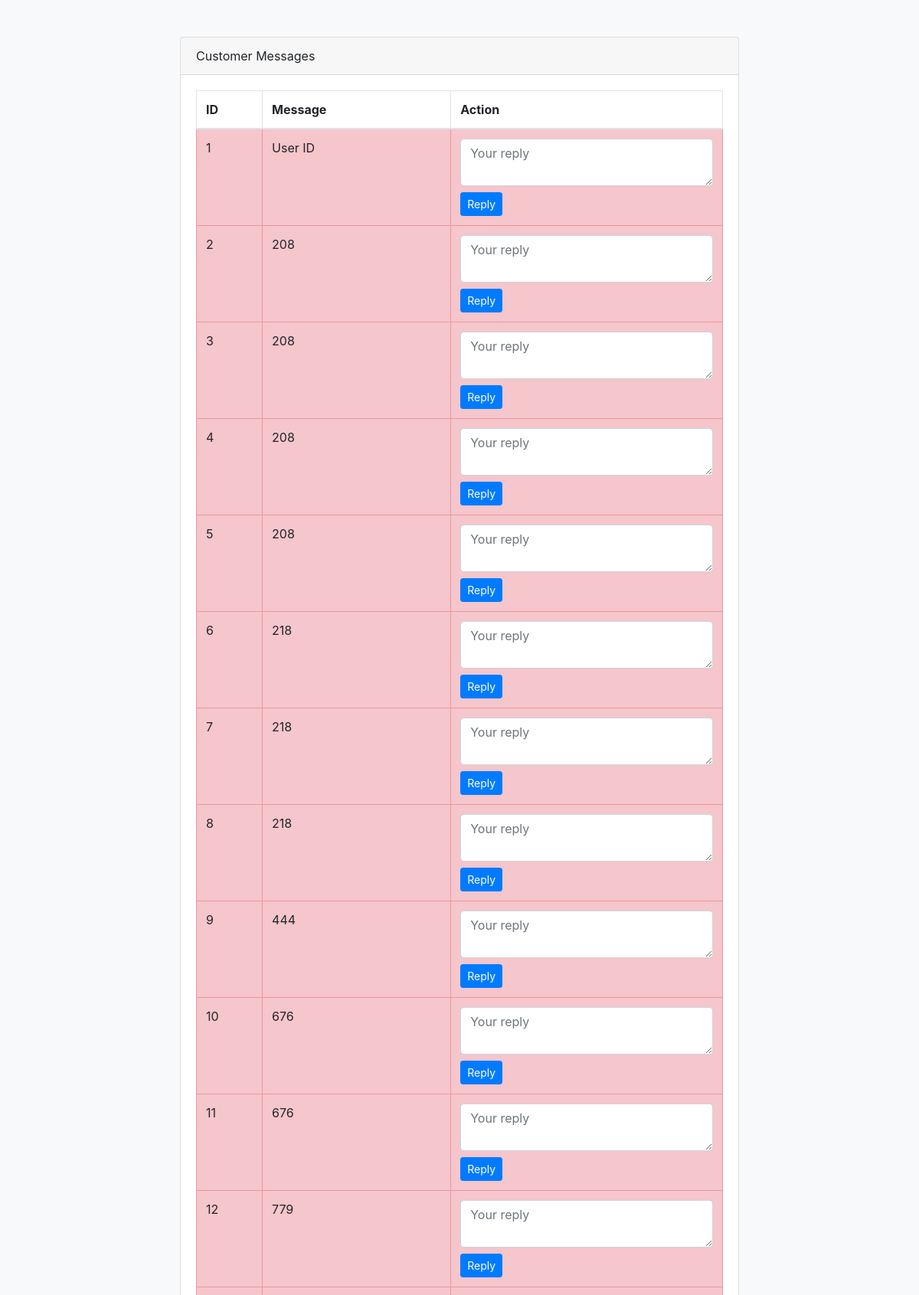
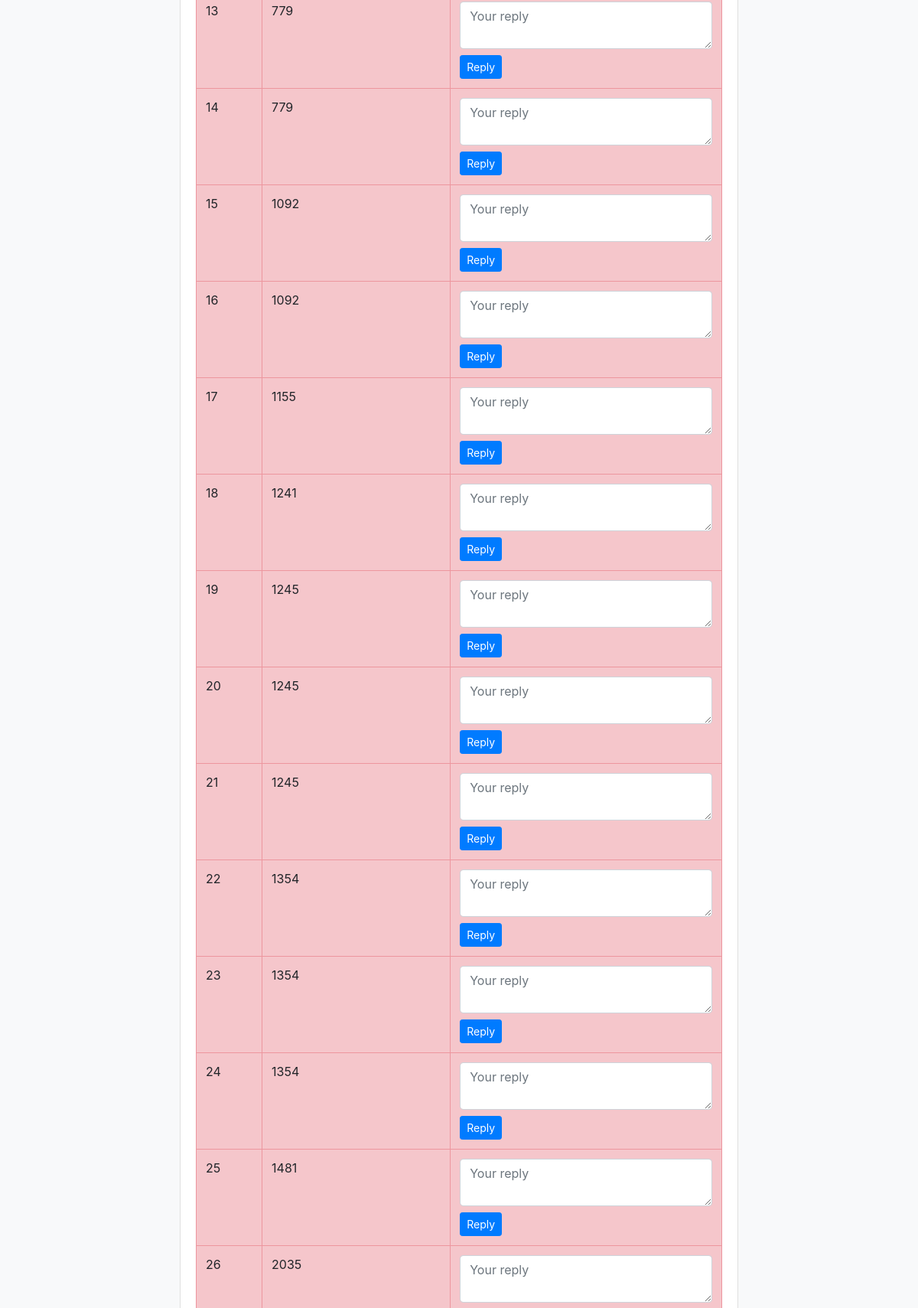
The app's page /agent (upper part) with its own data (2 pictures, top to bottom).
### tables this page shows
CREATE TABLE customer_messages
                     (id INTEGER PRIMARY KEY, message TEXT, replied BOOLEAN DEFAULT FALSE);

### app.py (the view)
@app.route('/agent')
def agent_portal():
    with sqlite3.connect('messages.db') as conn:
        c = conn.cursor()
        c.row_factory = sqlite3.Row
        messages = c.execute('SELECT * FROM customer_messages').fetchall()
    return render_template("agents_portal.html", messages=messages)

### templates/agents_portal.html (shortened to what this page needs)
<!DOCTYPE html>
<html>
  <head>
    <link
      href="https://maxcdn.bootstrapcdn.com/bootstrap/4.5.2/css/bootstrap.min.css"
      rel="stylesheet"
    />
  </head>
  <body class="bg-light">
    <div class="container mt-5">
      <div class="row justify-content-center">
        <div class="col-md-8">
          <div class="card">
            <div class="card-header">Customer Messages</div>
            <div class="card-body">
              <table class="table table-bordered">
                <thead>
                  <tr>
                    <th>ID</th>
                    <th>Message</th>
                    <th>Action</th>
                  </tr>
                </thead>
                <tbody>
                  {% for msg in messages %}
                  <tr class="{{ 'table-danger' if not msg.replied else '' }}">
                    <td>{{ msg.id }}</td>
                    <td>{{ msg.message }}</td>
                    <td>
                      <form action="/reply" method="post">
                        <textarea
                          class="form-control mb-2"
                          name="reply"
                          rows="2"
                          placeholder="Your reply"
                        ></textarea>
                        <button type="submit" class="btn btn-sm btn-primary">
                          Reply
                        </button>
                      </form>
                    </td>
                  </tr>
                  {% endfor %}
                </tbody>
              </table>
            </div>
          </div>
        </div>
      </div>
    </div>
  </body>
</html>

### records on screen
customer_messages: id "1", message "User ID"
customer_messages: id "2", message "208"
customer_messages: id "3", message "208"
customer_messages: id "4", message "208"
customer_messages: id "5", message "208"
customer_messages: id "6", message "218"
customer_messages: id "7", message "218"
customer_messages: id "8", message "218"
customer_messages: id "9", message "444"
customer_messages: id "10", message "676"
customer_messages: id "11", message "676"
customer_messages: id "12", message "779"
customer_messages: id "13", message "779"
customer_messages: id "14", message "779"
customer_messages: id "15", message "1092"
customer_messages: id "16", message "1092"
customer_messages: id "17", message "1155"
customer_messages: id "18", message "1241"
customer_messages: id "19", message "1245"
customer_messages: id "20", message "1245"
customer_messages: id "21", message "1245"
customer_messages: id "22", message "1354"
customer_messages: id "23", message "1354"
customer_messages: id "24", message "1354"
customer_messages: id "25", message "1481"
customer_messages: id "26", message "2035"
